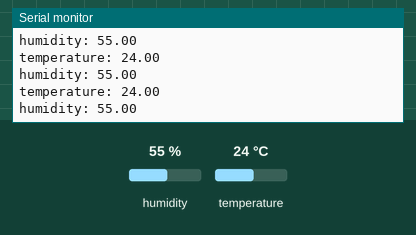
A sketch run on a simulated Arduino Uno, built with avr-gcc and run on an emulated ATmega328P. Shown: the last lines printed to the serial monitor. The inputs (shaded band) are chosen by the test bench; at power-on: humidity 55 %, temperature 24 °C.

Above: at 2.8 s.
2.9 s: humidity set to 22 %
At 5.5 s:
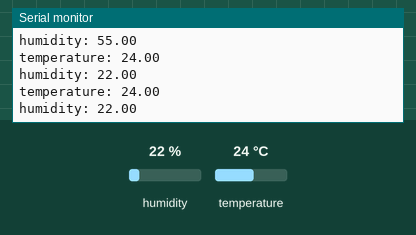
5.6 s: temperature set to 12 °C
At 7.5 s:
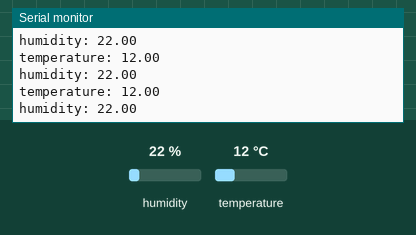
8.3 s: humidity set to 40 %
At 11.0 s:
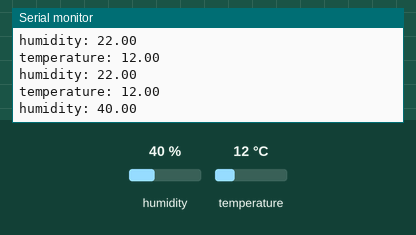
Timing chart, 0 to 12.5 s (numbered marks = the images above; inputs shaded):
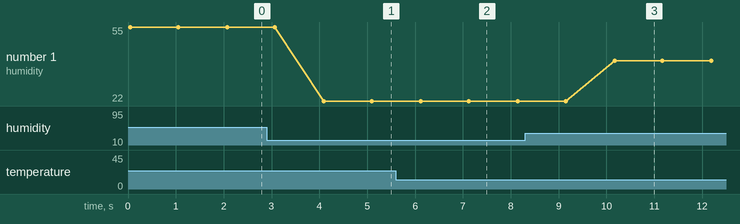

The sketch:

dhhhhht.ino
```cpp
#include "DHT.h"
#define DHTPIN 5    // what digital pin we're connected to
#define DHTTYPE DHT11   // DHT 22  (AM2302), AM2321
DHT dht(DHTPIN, DHTTYPE);
void setup()
{
  Serial.begin(9600);
  dht.begin();
}
void loop()
{
  float temp, humi;
  humi = dht.readHumidity();
  temp = dht.readTemperature();
  Serial.print("temperature: ");
  Serial.println(temp);
  Serial.print("humidity: ");
  Serial.println(humi);
  delay(1000);
}
```

Measured:
- after the input at 2.9 s, the serial monitor: prints a new line after 1.2 s (image 1)
- after the input at 5.6 s, the serial monitor: prints a new line after 0.50 s (image 2)
- after the input at 8.3 s, the serial monitor: prints a new line after 1.9 s (image 3)
- plotted number 1: 55 → 22 after the input at 2.9 s, 22 → 40 after the input at 8.3 s
